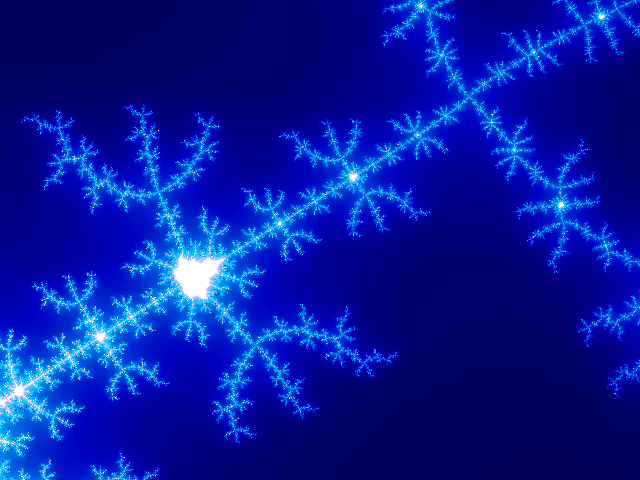
#> input picture mandelbrot.gif, 640 x 480 px
$ python ch31.py   (Python 2 division)
#> lines starting #> are read from the running program, lines starting #| are printed output that depends on the picture
from decimal import Decimal
from PIL import Image

H = 480
W = 640

def mine():
  orig_img = Image.open('mandelbrot.gif')
#> orig_img is the input picture: PIL image 640x480 P; mean R, G, B 4.5, 24.6, 154.8

  print orig_img.mode
#| P
  pal = orig_img.getpalette()
#> pal = 768 values, max 255 at index 182, min 0 at index 0, mean 168.1
  #orignal image needs to be vertically flipped to be right orientation for comparison with our mandelbrot img
  orig_img = orig_img.transpose(Image.FLIP_TOP_BOTTOM)
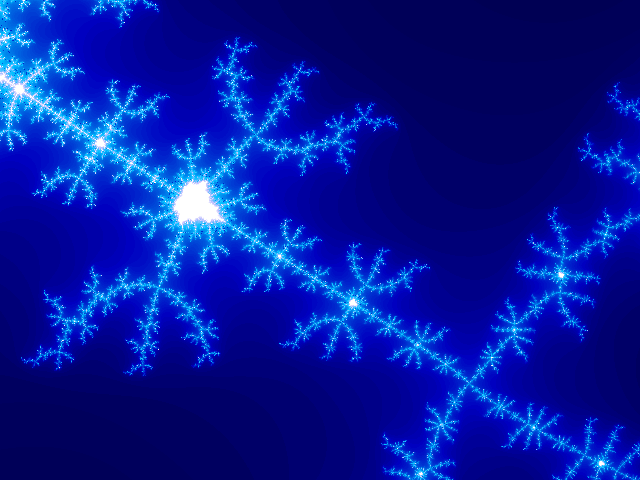
#> orig_img: PIL image 640x480 P; mean R, G, B 4.5, 24.6, 154.8

  # draw our own mandelbrot fractal

  # starting drawing area - left="0.34" top="0.57" width="0.036" height="0.027"
  height = 0.027
  width = 0.036
  x_start = 0.34
  y_start = 0.57  #html top means bottom!

  maxIt = 128 # max iterations allowed

  # image size
  imgx = W
  imgy = H

  image = Image.new("P", (imgx, imgy))
#> image: PIL image 640x480 P; every value is 0
  image.putpalette(pal)
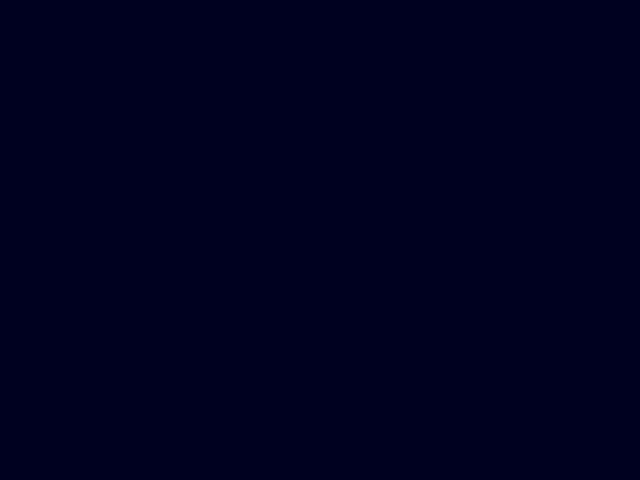
#> image: PIL image 640x480 P; mean R, G, B 0, 0, 32

  diffs = []
  diffvals = []
  image_data = []

  for y in xrange(imgy):
    # print y
    cy = float(y) * height / float(imgy) + y_start
    for x in xrange(imgx):
      cx = float(x) * width / float(imgx) + x_start

      c = complex(cx, cy)
      z = complex(0.0)

      for i in xrange(1, maxIt+1):
        if abs(z) >= 2:
          break
        z = z * z + c

      #the closer i is to maxIt, the better this current point is a part of the mandelbrot set

      iterations = i-2
      image_data.append(iterations)

      orig = orig_img.getpixel((x,y))
      diff = orig-iterations

      if abs(diff) > 0 and orig != 127:   # orig  = 127 pixels are just wierd
        diffs.append(diff)
        diffvals.append(iterations)
#> after the loop, diffs = 1679 values, max 16 at index 0, min -16 at index 1, mean -8.43; diffvals = 1679 values, max 95 at index 835, min 49 at index 16, mean 61.74; image_data = 307200 items


  image.putdata(image_data)
  image.show()
  print len(diffs)
#| 1679
  # print diffs[:100]
  # print diffvals[:100]
  # print ''.join(chr(x) for x in diffvals)


if __name__ == '__main__':

  # other()

  mine()
